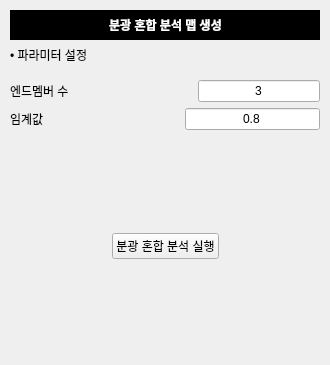
<?xml version="1.0" encoding="UTF-8"?>
<ui version="4.0">
 <class>UnmixingMapWidget</class>
 <widget class="QWidget" name="UnmixingMapWidget">
  <property name="geometry">
   <rect>
    <x>0</x>
    <y>0</y>
    <width>330</width>
    <height>365</height>
   </rect>
  </property>
  <property name="windowTitle">
   <string>분광 혼합 분석 맵 생성</string>
  </property>
  <layout class="QVBoxLayout" name="verticalLayout_main">
   <property name="leftMargin">
    <number>10</number>
   </property>
   <property name="topMargin">
    <number>10</number>
   </property>
   <property name="rightMargin">
    <number>10</number>
   </property>
   <property name="bottomMargin">
    <number>10</number>
   </property>

   <!-- 상단 제목 바 -->
   <item>
    <widget class="QFrame" name="frameHeader">
     <property name="frameShape">
      <enum>QFrame::NoFrame</enum>
     </property>
     <property name="frameShadow">
      <enum>QFrame::Plain</enum>
     </property>
     <property name="styleSheet">
      <string notr="true">background-color: rgb(0, 0, 0);</string>
     </property>
     <layout class="QHBoxLayout" name="horizontalLayout_header">
      <property name="leftMargin">
       <number>10</number>
      </property>
      <property name="topMargin">
       <number>5</number>
      </property>
      <property name="rightMargin">
       <number>10</number>
      </property>
      <property name="bottomMargin">
       <number>5</number>
      </property>
      <item>
       <spacer name="horizontalSpacer_header_left">
        <property name="orientation">
         <enum>Qt::Horizontal</enum>
        </property>
        <property name="sizeHint" stdset="0">
         <size>
          <width>40</width>
          <height>20</height>
         </size>
        </property>
       </spacer>
      </item>
      <item>
       <widget class="QLabel" name="labelTitle">
        <property name="text">
         <string>분광 혼합 분석 맵 생성</string>
        </property>
        <property name="alignment">
         <set>Qt::AlignCenter</set>
        </property>
        <property name="styleSheet">
         <string notr="true">color: rgb(255, 255, 255); font-weight: bold;</string>
        </property>
       </widget>
      </item>
      <item>
       <spacer name="horizontalSpacer_header_right">
        <property name="orientation">
         <enum>Qt::Horizontal</enum>
        </property>
        <property name="sizeHint" stdset="0">
         <size>
          <width>40</width>
          <height>20</height>
         </size>
        </property>
       </spacer>
      </item>
     </layout>
    </widget>
   </item>

   <!-- 파라미터 설정 제목 -->
   <item>
    <widget class="QLabel" name="labelParamTitle">
     <property name="text">
      <string>• 파라미터 설정</string>
     </property>
    </widget>
   </item>

   <!-- 파라미터 입력 영역 -->
   <item>
    <layout class="QVBoxLayout" name="verticalLayout_params">
     <property name="topMargin">
      <number>10</number>
     </property>
     <item>
      <layout class="QHBoxLayout" name="horizontalLayout_endmember">
       <item>
        <widget class="QLabel" name="labelEndmember">
         <property name="text">
          <string>엔드멤버 수</string>
         </property>
        </widget>
       </item>
       <item>
        <spacer name="horizontalSpacer1">
         <property name="orientation">
          <enum>Qt::Horizontal</enum>
         </property>
         <property name="sizeHint" stdset="0">
          <size>
           <width>20</width>
           <height>20</height>
          </size>
         </property>
        </spacer>
       </item>
       <item>
        <widget class="QLineEdit" name="lineEditEndmember">
         <property name="minimumWidth">
          <number>100</number>
         </property>
         <property name="maximumWidth">
          <number>120</number>
         </property>
         <property name="alignment">
          <set>Qt::AlignCenter</set>
         </property>
         <property name="text">
          <string>3</string>
         </property>
        </widget>
       </item>
      </layout>
     </item>

     <item>
      <layout class="QHBoxLayout" name="horizontalLayout_threshold">
       <item>
        <widget class="QLabel" name="labelThreshold">
         <property name="text">
          <string>임계값</string>
         </property>
        </widget>
       </item>
       <item>
        <spacer name="horizontalSpacer2">
         <property name="orientation">
          <enum>Qt::Horizontal</enum>
         </property>
         <property name="sizeHint" stdset="0">
          <size>
           <width>20</width>
           <height>20</height>
          </size>
         </property>
        </spacer>
       </item>
       <item>
        <widget class="QLineEdit" name="lineEditThreshold">
         <property name="minimumWidth">
          <number>100</number>
         </property>
         <property name="maximumWidth">
          <number>120</number>
         </property>
         <property name="alignment">
          <set>Qt::AlignCenter</set>
         </property>
         <property name="text">
          <string>0.8</string>
         </property>
        </widget>
       </item>
      </layout>
     </item>
    </layout>
   </item>

   <!-- 중간 여백 -->
   <item>
    <spacer name="verticalSpacer_middle">
     <property name="orientation">
      <enum>Qt::Vertical</enum>
     </property>
     <property name="sizeHint" stdset="0">
      <size>
       <width>20</width>
       <height>40</height>
      </size>
     </property>
    </spacer>
   </item>

   <!-- 실행 버튼 -->
   <item>
    <layout class="QHBoxLayout" name="horizontalLayout_button">
     <item>
      <spacer name="horizontalSpacer_btn_left">
       <property name="orientation">
        <enum>Qt::Horizontal</enum>
       </property>
       <property name="sizeHint" stdset="0">
        <size>
         <width>40</width>
         <height>20</height>
        </size>
       </property>
      </spacer>
     </item>
     <item>
      <widget class="QPushButton" name="pushButtonRun">
       <property name="minimumWidth">
        <number>180</number>
       </property>
       <property name="text">
        <string>분광 혼합 분석 실행</string>
       </property>
      </widget>
     </item>
     <item>
      <spacer name="horizontalSpacer_btn_right">
       <property name="orientation">
        <enum>Qt::Horizontal</enum>
       </property>
       <property name="sizeHint" stdset="0">
        <size>
         <width>40</width>
         <height>20</height>
        </size>
       </property>
      </spacer>
     </item>
    </layout>
   </item>

   <item>
    <spacer name="verticalSpacer_bottom">
     <property name="orientation">
      <enum>Qt::Vertical</enum>
     </property>
     <property name="sizeHint" stdset="0">
      <size>
       <width>20</width>
       <height>20</height>
      </size>
     </property>
    </spacer>
   </item>
  </layout>
 </widget>
 <resources/>
 <connections/>
</ui>
